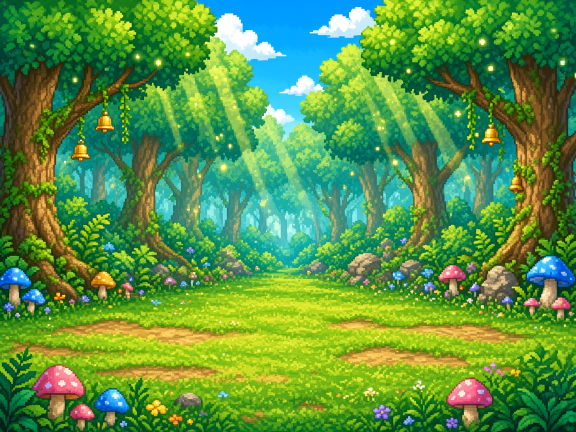
#> input picture art-src/backgrounds/bg-battle-forest.jpg, 1152 x 864 px (shown at 1/2 size); its folder holds only this picture in this run
$ python process-backgrounds.py
#> lines starting #> are read from the running program, lines starting #| are printed output that depends on the picture
"""
场景背景处理：AI 原图 → 缩放裁切到游戏尺寸 → 输出 JPG
用法（项目根目录）：python scripts/process-backgrounds.py
输入：art-src/backgrounds/<key>.jpg|png
  - bg-battle-*：战斗背景，输出 640×360（底部被指令框遮住）
  - 其余：全屏背景，输出 640×480
输出：public/assets/backgrounds/<key>.jpg
@author zjh
@date 2026-10-14
"""

from pathlib import Path

from PIL import Image

ROOT = Path(__file__).resolve().parent.parent
SRC = ROOT / "art-src" / "backgrounds"
OUT = ROOT / "public" / "assets" / "backgrounds"

BATTLE_SIZE = (640, 360)
SCREEN_SIZE = (640, 480)


def cover(img: Image.Image, size: tuple[int, int]) -> Image.Image:
    """等比放缩铺满目标尺寸，超出部分居中裁掉"""
#> called with size = (640, 360)
    tw, th = size
#> tw = 640; th = 360
    scale = max(tw / img.width, th / img.height)
#> scale = 0.556
    w, h = round(img.width * scale), round(img.height * scale)
#> w = 640; h = 480
    img = img.resize((w, h), Image.LANCZOS)
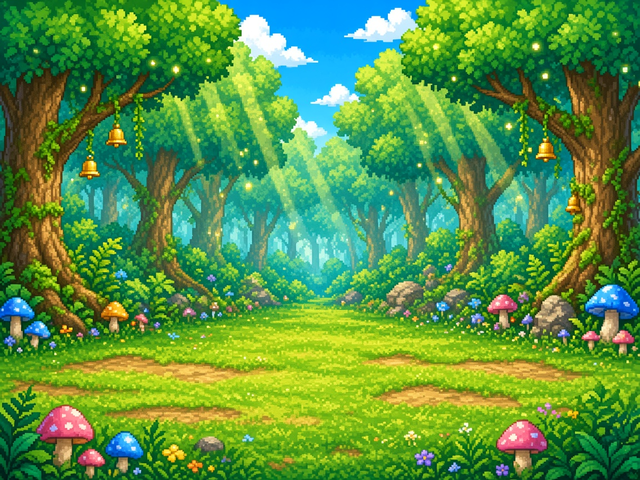
#> img: PIL image 640x480 RGB; mean R, G, B 88.9, 148.1, 69.2
    left, top = (w - tw) // 2, (h - th) // 2
#> left = 0; top = 60
    return img.crop((left, top, left + tw, top + th))
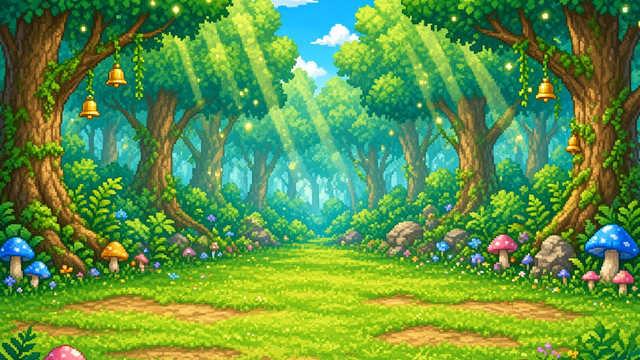
#> returned value: PIL image 640x360 RGB; mean R, G, B 93.6, 148.5, 69.4


def main() -> None:
    OUT.mkdir(parents=True, exist_ok=True)
    files = sorted([*SRC.glob("*.jpg"), *SRC.glob("*.png")])
    if not files:
        print(f"没有找到原图：{SRC}")
        return
    for f in files:
        size = BATTLE_SIZE if f.stem.startswith("bg-battle-") else SCREEN_SIZE
        cover(Image.open(f).convert("RGB"), size).save(OUT / f"{f.stem}.jpg", quality=88, optimize=True)
        print(f"{f.stem}: {size[0]}x{size[1]}")


if __name__ == "__main__":
    main()
